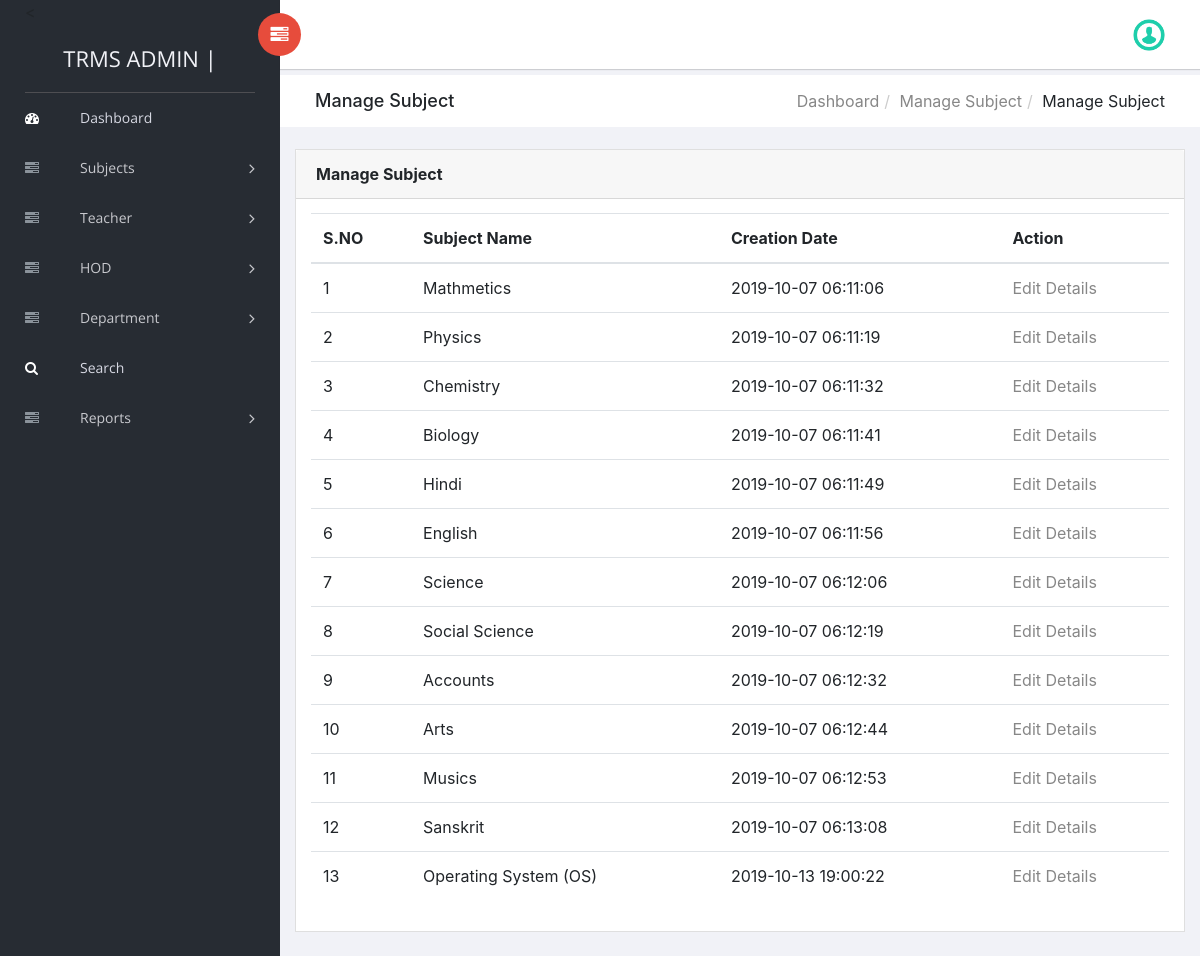
/trms/admin/manage-subjects.php (signed in), run on the app's committed database.
### tables this page shows
CREATE TABLE `tblsubjects` (
  `ID` int(10) AUTO_INCREMENT PRIMARY KEY,
  `Subject` varchar(120) DEFAULT NULL,
  `CreationDate` timestamp NULL DEFAULT current_timestamp(),
  `SemId` int(11) DEFAULT NULL  REFERENCES tblsemester(ID),
  `DeptId` int(11) DEFAULT NULL  REFERENCES tbldepartment(ID)
);

### trms/admin/manage-subjects.php (the view, shortened to what this page needs)
<?php
include('includes/dbconnection.php');
if (strlen($_SESSION['trmsaid']==0)) {
  header('location:logout.php');
  } else{
?>
<!doctype html>
<html class="no-js" lang="en">
<head>
    <link rel="stylesheet" href="vendors/bootstrap/dist/css/bootstrap.min.css">
    <link rel="stylesheet" href="vendors/font-awesome/css/font-awesome.min.css">
    <link rel="stylesheet" href="vendors/themify-icons/css/themify-icons.css">
    <link rel="stylesheet" href="vendors/flag-icon-css/css/flag-icon.min.css">
    <link rel="stylesheet" href="vendors/selectFX/css/cs-skin-elastic.css">
    <link rel="stylesheet" href="assets/css/style.css">
</head>
<body>
    <?php include_once('includes/sidebar.php');?>
    <div id="right-panel" class="right-panel">
        <?php include_once('includes/header.php');?>
        <div class="breadcrumbs">
            <div class="col-sm-4">
                <div class="page-header float-left">
                    <div class="page-title">
                        <h1>Manage Subject</h1>
                    </div>
                </div>
            </div>
            <div class="col-sm-8">
                <div class="page-header float-right">
                    <div class="page-title">
                        <ol class="breadcrumb text-right">
                            <li><a href="dashboard.php">Dashboard</a></li>
                            <li><a href="manage-subjects.php">Manage Subject</a></li>
                            <li class="active">Manage Subject</li>
                        </ol>
                    </div>
                </div>
            </div>
        </div>
        <div class="content mt-3">
            <div class="animated fadeIn">
                <div class="row">
                    <div class="col-lg-12">
                        <div class="card">
                            <div class="card-header">
                                <strong class="card-title">Manage Subject</strong>
                            </div>
                            <div class="card-body">
                                <table class="table">
                                    <thead>
                                        <tr>
                                            <tr>
                  <th>S.NO</th>
                  <th>Subject Name</th>
                    <th>Creation Date</th>
                   <th>Action</th>
                </tr>
                                        </tr>
                                        </thead>
                                    <?php
$sql="SELECT * from tblsubjects";
$query = $dbh -> prepare($sql);
$query->execute();
$results=$query->fetchAll(PDO::FETCH_OBJ);
$cnt=1;
if($query->rowCount() > 0)
{
foreach($results as $row)
{               ?>
                <tr>
                  <td><?php echo htmlentities($cnt);?></td>
                  <td><?php  echo htmlentities($row->Subject);?></td>
                  <td><?php  echo htmlentities($row->CreationDate);?></td>
                  <td><a href="edit-subjects-detail.php?editid=<?php echo htmlentities ($row->ID);?>">Edit Details</a></td>
                </tr>
               <?php $cnt=$cnt+1;}} ?>
                                </table>
                            </div>
                        </div>
                    </div>
                </div>
            </div>
        </div>
    </div>
</body>
</html>
<?php }  ?>

### data on the page
tblsubjects: Subject "Mathmetics", CreationDate "2019-10-07 06:11:06"
tblsubjects: Subject "Physics", CreationDate "2019-10-07 06:11:19"
tblsubjects: Subject "Chemistry", CreationDate "2019-10-07 06:11:32"
tblsubjects: Subject "Biology", CreationDate "2019-10-07 06:11:41"
tblsubjects: Subject "Hindi", CreationDate "2019-10-07 06:11:49"
tblsubjects: Subject "English", CreationDate "2019-10-07 06:11:56"
tblsubjects: Subject "Science", CreationDate "2019-10-07 06:12:06"
tblsubjects: Subject "Social Science", CreationDate "2019-10-07 06:12:19"
tblsubjects: Subject "Accounts", CreationDate "2019-10-07 06:12:32"
tblsubjects: Subject "Arts", CreationDate "2019-10-07 06:12:44"
tblsubjects: Subject "Musics", CreationDate "2019-10-07 06:12:53"
tblsubjects: Subject "Sanskrit", CreationDate "2019-10-07 06:13:08"
tblsubjects: Subject "Operating System (OS)", CreationDate "2019-10-13 19:00:22"
